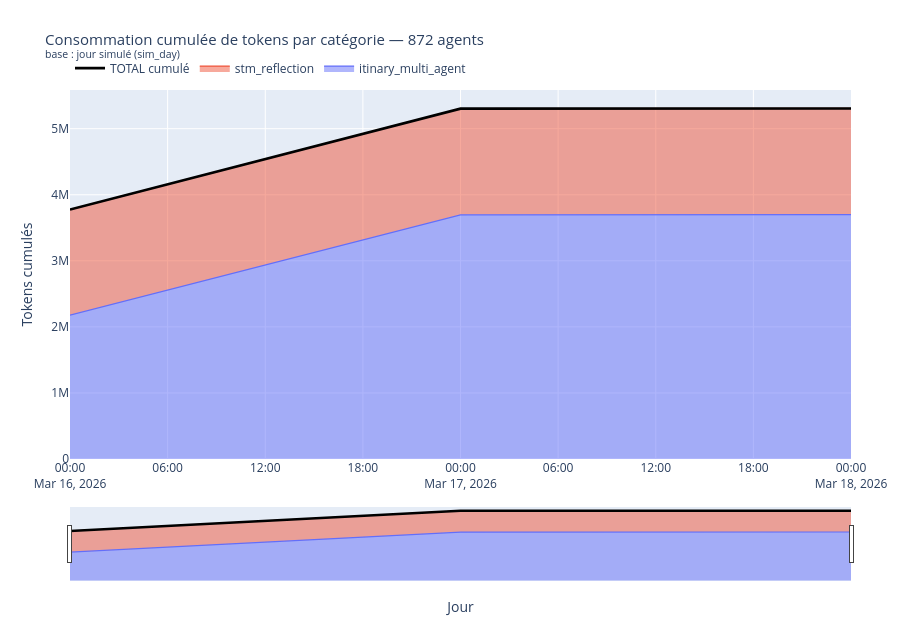

Notebook code cell kept with this figure:
### Markdown cell above
## Consommation cumulée de tokens vs budget — V2 interactive (Plotly)

Même donnée que ci-dessus, mais en **graphe interactif** : zoom à la molette / sélection rectangle, pan, survol des valeurs exactes (tooltip), **range slider** sous l'axe X, boutons de plage rapide, et **légende cliquable** pour isoler/masquer une catégorie.

> Réutilise les variables calculées dans la cellule précédente (`cum`, `saved_cum`, `DAILY_TOKEN_LIMIT`, `n_agents`, `day_basis`). Exécute d'abord la V1, puis cette cellule.
>
> Astuce : double-clic sur le graphe pour réinitialiser le zoom ; outils zoom/pan/box-select dans la barre en haut à droite.

### Code cell
import plotly.graph_objects as go
import plotly.io as pio
import numpy as np

# Réutilise cum / saved_cum / DAILY_TOKEN_LIMIT / n_agents / day_basis de la cellule V1.
days_v2 = [str(d) for d in cum.index]
fig = go.Figure()

# ── Aires empilées par catégorie (légende cliquable pour isoler/masquer) ──────
palette = pio.templates["plotly"].layout.colorway or [
    "#636EFA", "#EF553B", "#00CC96", "#AB63FA", "#FFA15A",
    "#19D3F3", "#FF6692", "#B6E880", "#FF97FF", "#FECB52",
]
for i, cat in enumerate(cum.columns):
    fig.add_trace(go.Scatter(
        x=days_v2, y=cum[cat].values,
        name=str(cat), mode="lines",
        line=dict(width=1.2, color=palette[i % len(palette)]),
        stackgroup="conso", groupnorm="",
        hovertemplate=f"<b>{cat}</b><br>%{{x}}<br>%{{y:,.0f}} tokens<extra></extra>",
    ))

total_cum_v2 = cum.sum(axis=1).values

# ── Ligne TOTAL cumulé (hors pile) ────────────────────────────────────────────
fig.add_trace(go.Scatter(
    x=days_v2, y=total_cum_v2, name="TOTAL cumulé", mode="lines",
    line=dict(color="black", width=2.6),
    hovertemplate="<b>TOTAL</b><br>%{x}<br>%{y:,.0f} tokens<extra></extra>",
))

# ── Ligne TOTAL sans cache (si dispo) ─────────────────────────────────────────
if saved_cum is not None:
    fig.add_trace(go.Scatter(
        x=days_v2, y=total_cum_v2 + saved_cum.values,
        name="TOTAL sans cache (est.)", mode="lines",
        line=dict(color="grey", width=2, dash="dot"),
        hovertemplate="<b>sans cache</b><br>%{x}<br>%{y:,.0f} tokens<extra></extra>",
    ))

fig.update_layout(
    title=dict(
        text=f"Consommation cumulée de tokens par catégorie — {n_agents} agents"
             f"<br><sup>base : {day_basis}</sup>",
        font=dict(size=15),
    ),
    height=620,
    hovermode="x unified",
    legend=dict(orientation="h", yanchor="bottom", y=1.02, xanchor="left", x=0),
    margin=dict(l=70, r=30, t=90, b=40),
    dragmode="zoom",  # box-zoom par défaut ; box-select dispo dans la modebar
)
fig.update_xaxes(
    title_text="Jour",
    rangeslider=dict(visible=True),  # mini-carte + sélection de plage sous l'axe
    rangeselector=dict(buttons=[
        dict(count=7, label="7j", step="day", stepmode="backward"),
        dict(count=1, label="1m", step="month", stepmode="backward"),
        dict(step="all", label="tout"),
    ]) if np.issubdtype(np.asarray(days_v2).dtype, np.datetime64) else None,
)
fig.update_yaxes(
    title_text="Tokens cumulés",
    tickformat="~s",  # 1.2M, 340k…  -> survol pour la valeur exacte
)

# Modebar : zoom / pan / box-select / lasso / reset toujours visibles
config = {
    "scrollZoom": True,
    "displaylogo": False,
    "modeBarButtonsToAdd": ["select2d", "lasso2d", "drawrect", "eraseshape"],
    "toImageButtonOptions": {"filename": "tokens_cumul_vs_budget_v2", "scale": 2},
}

# Sauvegarde HTML interactif (à côté des PNG des autres graphes)
html_path = _img_path("tokens_cumul_vs_budget_v2", ext="html")
fig.write_html(html_path, include_plotlyjs="cdn", config=config)
print(f"HTML interactif sauvegardé : {html_path}")

fig.show(config=config)

### Figure 1 — Plotly figure (JSON) as saved in the notebook; plotly's stock layout.template omitted (floating-point values rounded to 4 significant figures)
{"data": [{"groupnorm": "", "hovertemplate": "<b>itinary_multi_agent</b><br>%{x}<br>%{y:,.0f} tokens<extra></extra>", "line": {"color": "#636efa", "width": 1.2}, "mode": "lines", "name": "itinary_multi_agent", "stackgroup": "conso", "type": "scatter", "x": ["2026-03-16", "2026-03-17", "2026-03-18"], "y": [2176256, 3696435, 3699583]}, {"groupnorm": "", "hovertemplate": "<b>stm_reflection</b><br>%{x}<br>%{y:,.0f} tokens<extra></extra>", "line": {"color": "#EF553B", "width": 1.2}, "mode": "lines", "name": "stm_reflection", "stackgroup": "conso", "type": "scatter", "x": ["2026-03-16", "2026-03-17", "2026-03-18"], "y": [1598891, 1606695, 1606695]}, {"hovertemplate": "<b>TOTAL</b><br>%{x}<br>%{y:,.0f} tokens<extra></extra>", "line": {"color": "black", "width": 2.6}, "mode": "lines", "name": "TOTAL cumulé", "type": "scatter", "x": ["2026-03-16", "2026-03-17", "2026-03-18"], "y": [3775147, 5303130, 5306278]}], "layout": {"dragmode": "zoom", "height": 620, "hovermode": "x unified", "legend": {"orientation": "h", "x": 0, "xanchor": "left", "y": 1.02, "yanchor": "bottom"}, "margin": {"b": 40, "l": 70, "r": 30, "t": 90}, "title": {"font": {"size": 15}, "text": "Consommation cumulée de tokens par catégorie — 872 agents<br><sup>base : jour simulé (sim_day)</sup>"}, "xaxis": {"rangeselector": {}, "rangeslider": {"visible": true}, "title": {"text": "Jour"}}, "yaxis": {"tickformat": "~s", "title": {"text": "Tokens cumulés"}}}}
